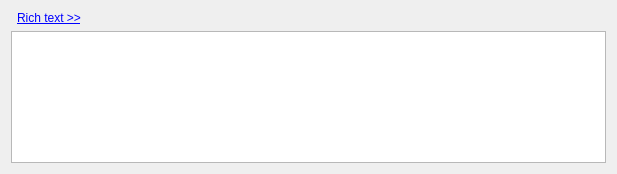
<?xml version="1.0" encoding="UTF-8"?>
<ui version="4.0">
 <class>IncidenceDescriptionEditor</class>
 <widget class="QWidget" name="IncidenceDescriptionEditor">
  <property name="geometry">
   <rect>
    <x>0</x>
    <y>0</y>
    <width>617</width>
    <height>174</height>
   </rect>
  </property>
  <layout class="QGridLayout" name="gridLayout">
   <item row="0" column="0">
    <widget class="QWidget" name="mEditToolBarPlaceHolder" native="true"/>
   </item>
   <item row="0" column="1">
    <widget class="QLabel" name="mRichTextLabel">
     <property name="sizePolicy">
      <sizepolicy hsizetype="MinimumExpanding" vsizetype="Preferred">
       <horstretch>0</horstretch>
       <verstretch>0</verstretch>
      </sizepolicy>
     </property>
     <property name="text">
      <string>&lt;a href=\&quot;hide\&quot;&gt;&lt;font color='blue'&gt;Rich text &amp;gt;&amp;gt;&lt;/font&gt;&lt;/a&gt;</string>
     </property>
     <property name="textFormat">
      <enum>Qt::RichText</enum>
     </property>
    </widget>
   </item>
   <item row="1" column="0" colspan="2">
    <widget class="KRichTextWidget" name="mDescriptionEdit">
     <property name="toolTip">
      <string extracomment="@info:tooltip">Set the description in plain text or rich text.</string>
     </property>
     <property name="whatsThis">
      <string extracomment="@info:whatsthis">Sets the description for this event, to-do or journal. This will be displayed in a reminder if one is set, as well as in a tooltip when you hover over the event.</string>
     </property>
     <property name="tabChangesFocus">
      <bool>true</bool>
     </property>
    </widget>
   </item>
  </layout>
 </widget>
 <customwidgets>
  <customwidget>
   <class>KRichTextEdit</class>
   <extends>KTextEdit</extends>
   <header>krichtextedit.h</header>
  </customwidget>
  <customwidget>
   <class>KTextEdit</class>
   <extends>QTextEdit</extends>
   <header>ktextedit.h</header>
  </customwidget>
  <customwidget>
   <class>KRichTextWidget</class>
   <extends>KRichTextEdit</extends>
   <header>krichtextwidget.h</header>
  </customwidget>
 </customwidgets>
 <resources/>
 <connections/>
</ui>
